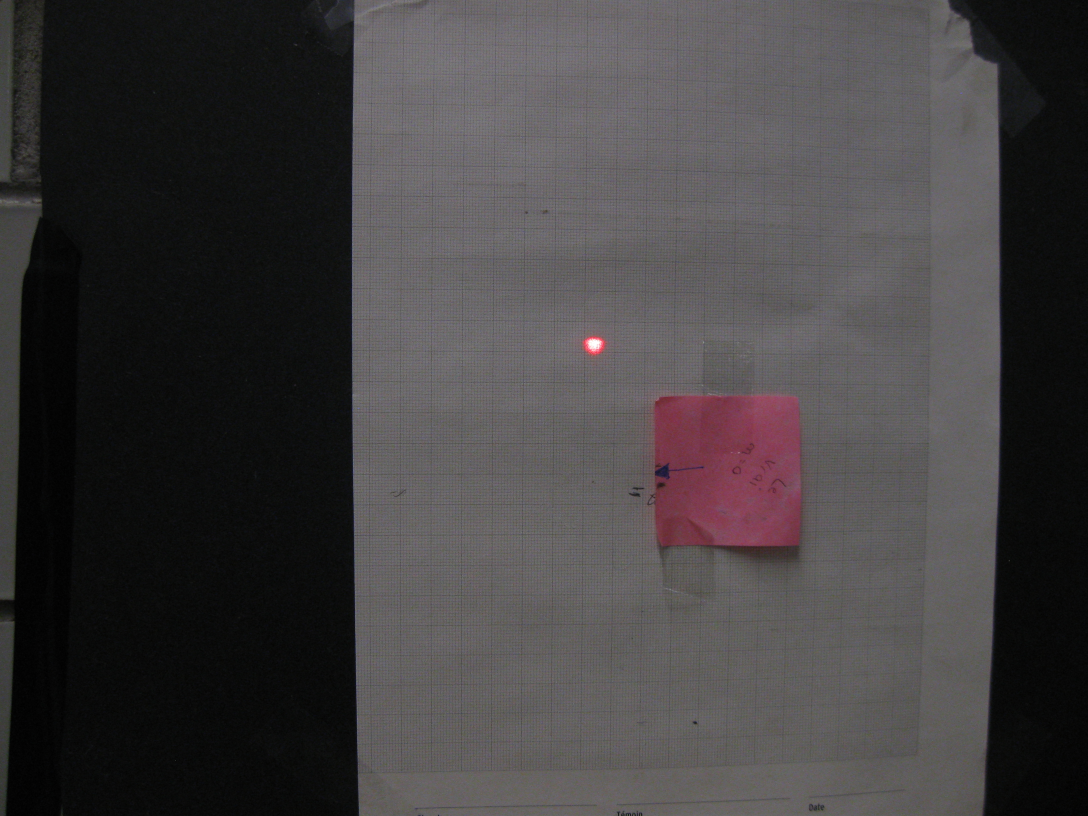
#> input picture PHY-3002/Photos_RIP/sample.JPG, 3264 x 2448 px, found by its file name (shown at 1/3 size)
$ python rip.py
#> lines starting #> are read from the running program, lines starting #| are printed output that depends on the picture
import numpy as np
import matplotlib.pyplot as plt
from scipy.optimize import curve_fit

from matplotlib.image import imread

from scipy.signal import boxcar
from pylab import r_

from scipy.ndimage import rotate


def smooth(x, smoothing_param=3):
    window_len=smoothing_param*2+1
    s=r_[x[window_len-1:0:-1],x,x[-1:-window_len:-1]]
    w=boxcar(smoothing_param*2+1)
    y=np.convolve(w/np.sum(w),s,mode='valid')
    return y[smoothing_param:-smoothing_param]


img_folder = "PHY-3002/Photos_RIP/"


sample_img = np.array(imread(f"{img_folder}sample.jpg"))[:,:,:]
#> sample_img is the input picture: shape (2448, 3264, 3); mean R, G, B 66.3, 63.4, 64.4
plt.imshow(sample_img, origin="lower")
plt.show()


MM_PER_PX = 10/(92)

freq = 241

img = np.array(imread(f"{img_folder}{freq}_Hz.jpg"))[:,:,0]
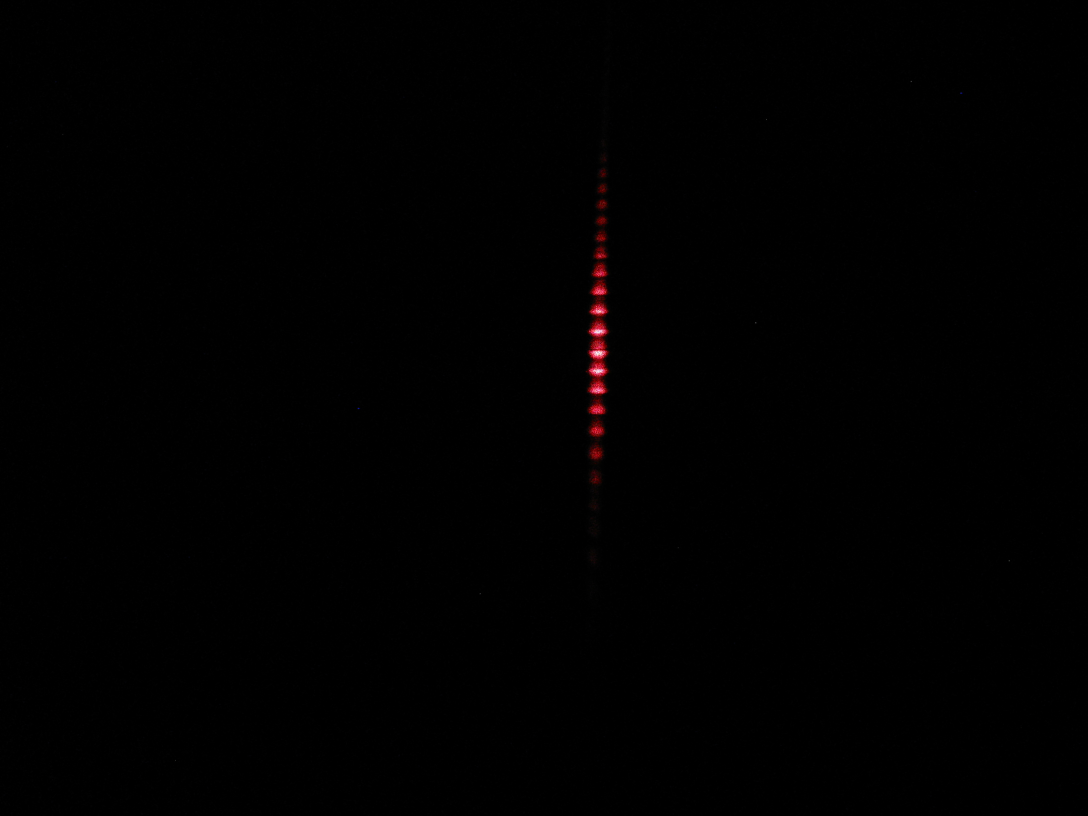
#> input picture PHY-3002/Photos_RIP/241_Hz.JPG, 3264 x 2448 px, found by its file name (shown at 1/3 size)
#> img: shape (2448, 3264); min 0, max 255, mean 0.9
#m=0: 1783, 1032

img_y_axis_pixels = np.linspace(0, img.shape[0], img.shape[0])
#> img_y_axis_pixels = 2448 values from 0 to 2448
# convert to mm from m=0:
img_y_axis_pixels -= 1032
#> img_y_axis_pixels = 2448 values from -1032 to 1416
img_y_axis_pixels *= MM_PER_PX
#> img_y_axis_pixels = 2448 values from -112.2 to 153.9


plt.imshow(img, origin="lower", cmap="Reds")
plt.show()

img_profile = np.mean(img, axis=1)/np.max(np.mean(img, axis=1))
#> img_profile = 2448 values, max 1 at index 1111, min 0.0565 at index 2126, mean 0.189
plt.plot(img_profile)
plt.show()
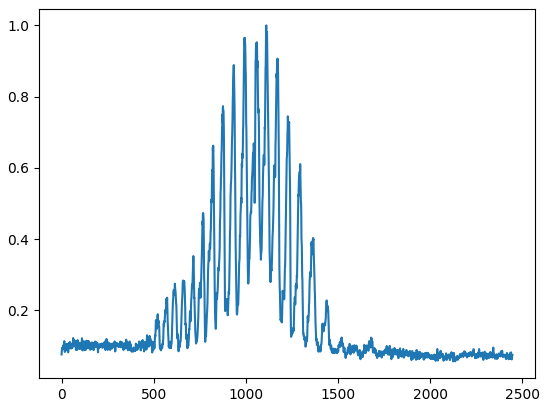
#> figure drawn by matplotlib, 1 panel; curve peaks at x = 1111, y = 1
img = img[:,1770:1820]
img_profile = np.mean(img, axis=1)/np.max(np.mean(img, axis=1))
#> img_profile = 2448 values, max 1 at index 1111, min 8.56e-05 at index 2019, mean 0.132
img_profile = smooth(img_profile, smoothing_param=10)
#> in smooth, `s=r_[x[window_len-1:0:-1],x,x[-1:-window_len:-1]]`: s = 2488 values, max 1 at index 1131, min 8.56e-05 at index 2039, mean 0.13
#> (the run stopped early here; a loop or call above may not have finished)
